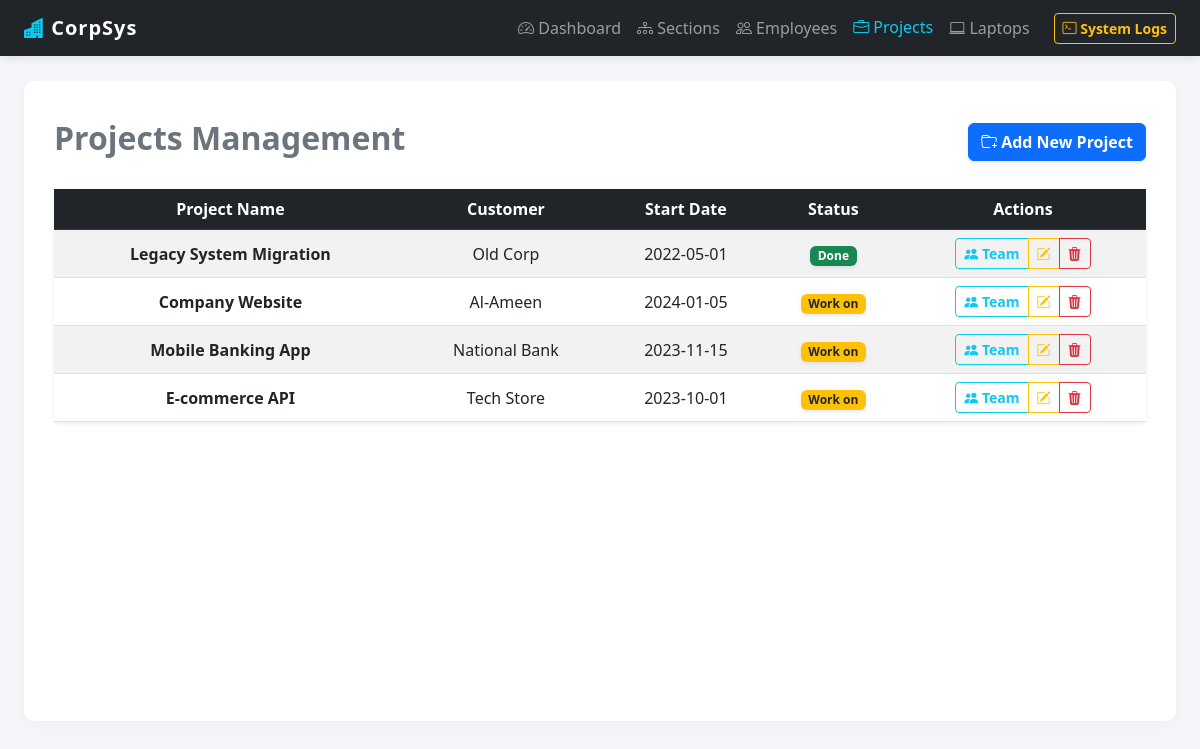
The page /index.php?page=projects&action=list on the database its author committed.
### tables this page shows
CREATE TABLE projects(
    id INT AUTO_INCREMENT PRIMARY KEY,
    name VARCHAR(255) NOT NULL,
    customer_name VARCHAR(255) NOT NULL,
    date_start DATE NOT NULL,
    status ENUM
        ('Work on', 'Done') NOT NULL
);

### src/Repositories/ProjectRepository.php (called while the page is built, shortened)
<?php
class ProjectRepository {
    private PDO $pdo;
    public function __construct(PDO $pdo) {$this->pdo = $pdo;}
    public function findAll(): array {
        $stmt = $this->pdo->query("SELECT * FROM projects ORDER BY id DESC");
        return $stmt->fetchAll();
    }
}

### views/Projects/list.php (the view, shortened to what this page needs)
<div class="d-flex justify-content-between align-items-center mb-4 mt-2">
    <h2 class="text-secondary fw-bold">Projects Management</h2>
    <a href="index.php?page=projects&action=create" class="btn btn-primary shadow-sm fw-bold">
        <i class="bi bi-folder-plus"></i> Add New Project
    </a>
</div>
<div class="card shadow-sm border-0">
    <div class="card-body p-0">
        <div class="table-responsive">
            <table class="table table-hover table-striped text-center mb-0 align-middle">
                <thead class="table-dark">
                    <tr>
                        <th>Project Name</th>
                        <th>Customer</th>
                        <th>Start Date</th>
                        <th>Status</th>
                        <th>Actions</th>
                    </tr>
                </thead>
                <tbody>
                    <?php if (!empty($projects)): ?>
                        <?php foreach ($projects as $proj): ?>
                            <tr>
                                <td class="fw-bold"><?= htmlspecialchars((string)$proj['name']) ?></td>
                                <td><?= htmlspecialchars((string)$proj['customer_name']) ?></td>
                                <td><?= htmlspecialchars((string)$proj['date_start']) ?></td>
                                <td>
                                    <?php if ($proj['status'] === 'Done'): ?>
                                        <span class="badge bg-success shadow-sm">Done</span>
                                    <?php else: ?>
                                        <span class="badge bg-warning text-dark shadow-sm">Work on</span>
                                    <?php endif; ?>
                                </td>
                                <td>
                                    <div class="btn-group" role="group">
                                        <a href="index.php?page=projects&action=team&id=<?= $proj['id'] ?>" class="btn btn-sm btn-outline-info fw-bold" title="Manage Team">
                                            <i class="bi bi-people-fill"></i> Team
                                        </a>
                                        <a href="index.php?page=projects&action=edit&id=<?= $proj['id'] ?>" class="btn btn-sm btn-outline-warning" title="Edit">
                                            <i class="bi bi-pencil-square"></i>
                                        </a>
                                        <a href="index.php?page=projects&action=delete&id=<?= $proj['id'] ?>" class="btn btn-sm btn-outline-danger" title="Delete">
                                            <i class="bi bi-trash3-fill"></i>
                                        </a>
                                    </div>
                                </td>
                            </tr>
                        <?php endforeach; ?>
                    <?php endif; ?>
                </tbody>
            </table>
        </div>
    </div>
</div>

### views/layout/master.php (style rules this page uses)
body { background-color: #f4f6f9; font-family: 'Segoe UI', Tahoma, Geneva, Verdana, sans-serif; }

### rows shown on the page
projects: name "Legacy System Migration", customer_name "Old Corp", date_start "2022-05-01", status "Done"
projects: name "Company Website", customer_name "Al-Ameen", date_start "2024-01-05", status "Work on"
projects: name "Mobile Banking App", customer_name "National Bank", date_start "2023-11-15", status "Work on"
projects: name "E-commerce API", customer_name "Tech Store", date_start "2023-10-01", status "Work on"
